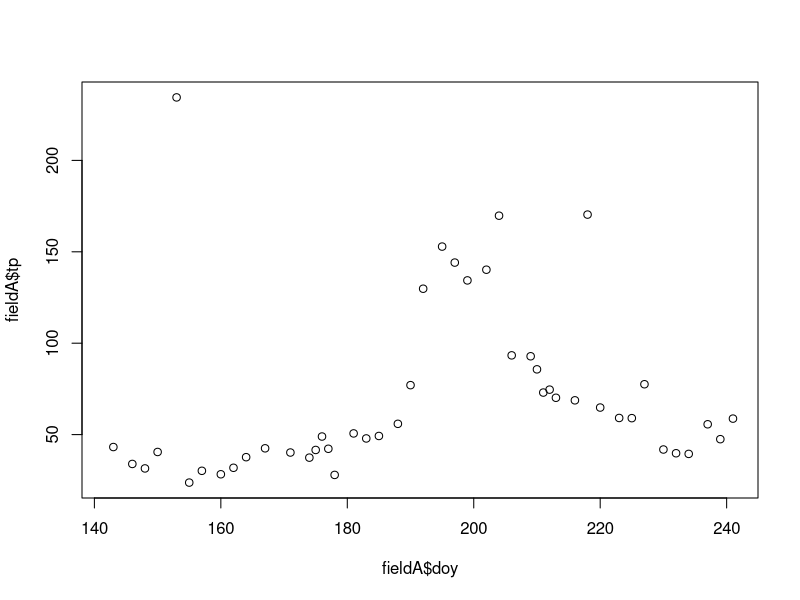

Write the R code that produced this figure.
## Hort Farm Ecosystem Resilience Project ###
# Code originally written by GM Wilkinson January 2022

#Experimental Context =================================
# Exploratory time series of: 
  # Nutrient concentrations
  # Nutrient ratios
  # DOC (when we get the data)

# Read in the relevant data and packages
library(tidyverse)
hort_field = read_csv('hort20_surface_dat.csv')
hort_field

# Because we will be plotting by pond, make some separate data frames to make life easier
fieldA = hort_field %>% filter(pond_id == "A")
fieldB = hort_field %>% filter(pond_id == "B")
fieldC = hort_field %>% filter(pond_id == "C")
fieldD = hort_field %>% filter(pond_id == "D")
fieldE = hort_field %>% filter(pond_id == "E")
fieldF = hort_field %>% filter(pond_id == "F")

#Plot the nutrient data
plot(fieldA$doy, fieldA$tp)